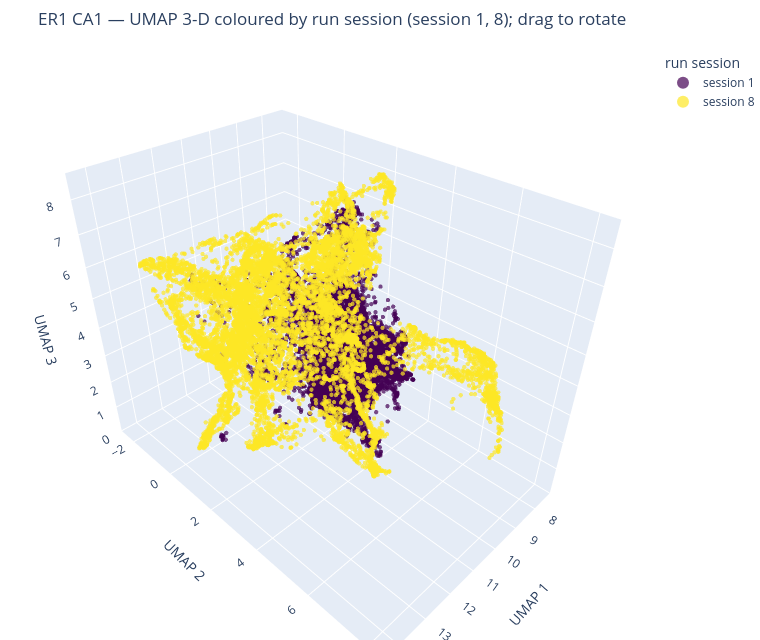

The code cell stored with this chart in its notebook:
### Markdown cell above
## 7. Interactive 3-D manifold — coloured by run session (drift view)

Same UMAP manifold as §5/§6, but points **coloured by run session** (viridis,
early→late) instead of by position, using the same `SESSIONS` selection (`[1, 8]`
= first vs last). Toggle sessions via the legend; drag to rotate. If the two
sessions occupy visibly offset regions, that's the manifold drift (quantified in
6b and §5 of the dimensionality notebook).

### Code cell
# Interactive 3-D manifold coloured by RUN SESSION (drift view).
# Reuses E (3-D UMAP), RS (session) and the SESSIONS selection from section 5.
import matplotlib as _mpl
import plotly.graph_objects as go

_idx = (np.random.default_rng(0).choice(len(E), 20000, replace=False)
        if len(E) > 20000 else np.arange(len(E)))
Es, RSs = E[_idx], RS[_idx]
sessvals = sorted(np.unique(RSs).tolist())
_cmap = _mpl.colormaps["viridis"]
scol = {s: _mpl.colors.to_hex(_cmap(k / max(len(sessvals) - 1, 1))) for k, s in enumerate(sessvals)}

fig = go.Figure()
for s in sessvals:
    m = RSs == s
    fig.add_trace(go.Scatter3d(
        x=Es[m, 0], y=Es[m, 1], z=Es[m, 2], mode="markers", name=f"session {s}",
        marker=dict(size=2.5, color=scol[s], opacity=0.7)))
fig.update_layout(
    scene=dict(xaxis_title="UMAP 1", yaxis_title="UMAP 2", zaxis_title="UMAP 3"),
    width=760, height=640, margin=dict(l=0, r=0, t=50, b=0),
    legend=dict(itemsizing="constant", title="run session"),
    title_text=f"{SESSION} {REGION} — UMAP 3-D coloured by run session ({SESS_TXT}); drag to rotate")
fig                                    # display as the cell's last expression

### Figure 1 — Plotly figure (JSON) as saved in the notebook; plotly's stock layout.template omitted (floating-point values rounded to 4 significant figures; data arrays with more than 128 entries replaced by an {"elided": "..."} marker saying what was removed)
{"data": [{"marker": {"color": "#440154", "opacity": 0.7, "size": 2.5}, "mode": "markers", "name": "session 1", "type": "scatter3d", "x": {"elided": "9854 float values"}, "y": {"elided": "9854 float values"}, "z": {"elided": "9854 float values"}}, {"marker": {"color": "#fde725", "opacity": 0.7, "size": 2.5}, "mode": "markers", "name": "session 8", "type": "scatter3d", "x": {"elided": "10146 float values"}, "y": {"elided": "10146 float values"}, "z": {"elided": "10146 float values"}}], "layout": {"height": 640, "legend": {"itemsizing": "constant", "title": {"text": "run session"}}, "margin": {"b": 0, "l": 0, "r": 0, "t": 50}, "scene": {"xaxis": {"title": {"text": "UMAP 1"}}, "yaxis": {"title": {"text": "UMAP 2"}}, "zaxis": {"title": {"text": "UMAP 3"}}}, "title": {"text": "ER1 CA1 — UMAP 3-D coloured by run session (session 1, 8); drag to rotate"}, "width": 760}}
